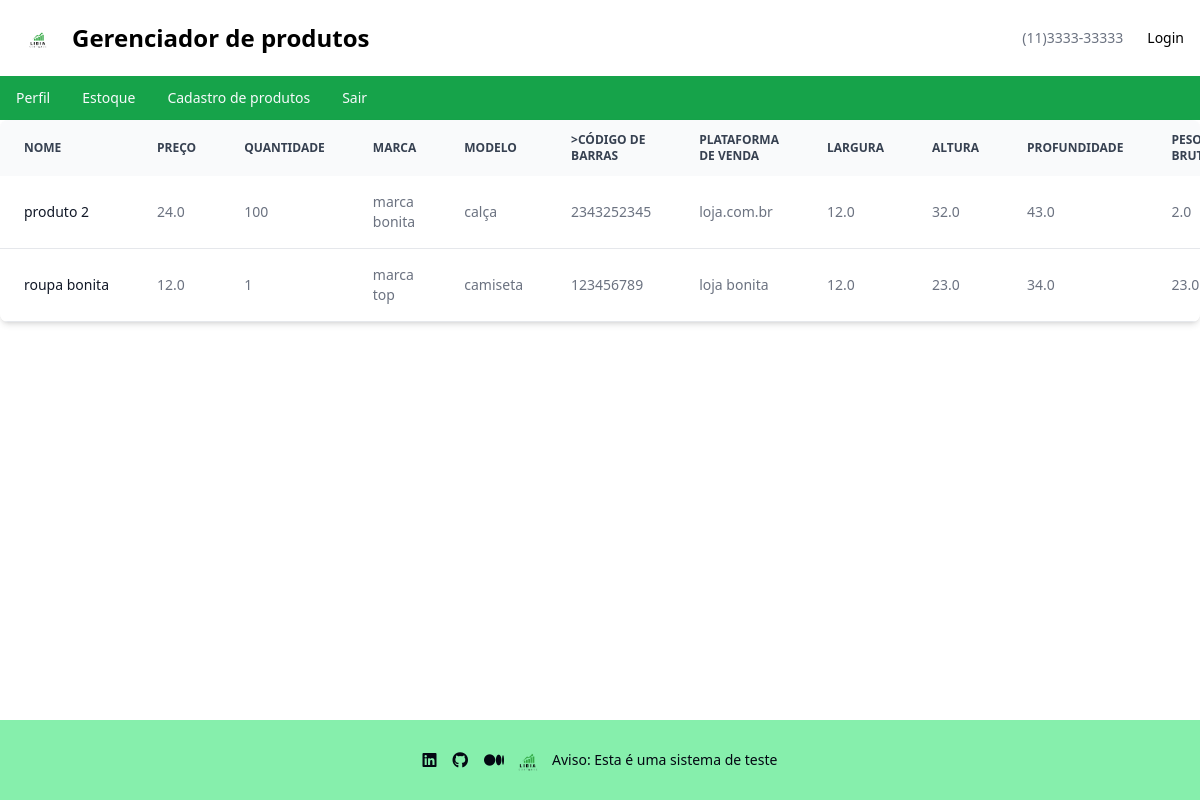
The app's page /Estoque (signed in) with its own data.
### ERP/models.py (models this page shows)
class Produto(database.Model):
    codigo_id = database.Column(database.Integer, primary_key=True)
    dataDeCadastro = database.Column(database.DateTime, nullable=False, default=datetime.utcnow())
    nome = database.Column(database.String, nullable=False)
    preco = database.Column(database.Float)
    quantidade = database.Column(database.Integer)
    marca = database.Column(database.String)
    modelo = database.Column(database.String)
    codigoDeBarras = database.Column(database.String, nullable=False, unique=True)
    plataformaDeVenda = database.Column(database.String)
    largura = database.Column(database.Float)
    altura = database.Column(database.Float)
    profundidade = database.Column(database.Float)
    pesoBruto = database.Column(database.Float)
    pesoLiquido = database.Column(database.Float)
    cadastradoPor = database.Column(database.String)

### ERP/routes.py (the view)
@app.route('/Estoque')
@login_required
def Estoque():
    produtos = Produto.query.order_by(Produto.dataDeCadastro.desc()).all() #para limitar basta colocar [:100]
    return render_template('Estoque.html', produtos=produtos)

### ERP/models.py (called while the page is built)
@login_manager.user_loader
def load_usuario(id_usuario):
    return Usuario.query.get(int(id_usuario))

### ERP/templates/Estoque.html (shortened to what this page needs)
<!DOCTYPE html>
<html lang="pt-BR">
<head>
  <link rel="stylesheet" href="{{url_for('static',filename='/css/output.css')}}">
</head>
<body class="h-screen flex flex-col">
<div class ="flex-1">
<nav class="bg-white border-gray-200">
        <div class="flex flex-wrap justify-between items-center mx-auto max-w-screen-xl p-4">
            <a href="{{url_for('homepage')}}" class="flex items-center space-x-3 rtl:space-x-reverse">
                <img src="../static/fotos_site/logo.png" class="h-11" alt="Logo"/>
                <span class="self-center text-2xl font-semibold whitespace-nowrap ">Gerenciador de produtos</span>
            </a>
            <div class="flex items-center space-x-6 rtl:space-x-reverse">
                <a href="9-9999-8888" class="text-sm  text-gray-500 hover:underline">(11)3333-33333</a>
                <a href="{{url_for('homepage')}}" class="text-sm  text-black-600  hover:underline">Login</a>
            </div>
        </div>
    </nav>
    <nav class="bg-green-600 ">
        <div class="max-w-screen-xl px-4 py-3 mx-auto">
            <div class="flex items-center">
                <ul class="flex flex-row font-medium mt-0 space-x-8 rtl:space-x-reverse text-sm">
                    <li>
                        <a href="{{ url_for('perfil', id_usuario=current_user.id) }}" class="text-slate-50 hover:underline"
                           aria-current="page">Perfil</a>
                    </li>
                    <li>
                        <a href="{{url_for('Estoque')}}" class="text-slate-50  hover:underline">Estoque</a>
                    </li>
                    <li>
                        <a href="{{url_for('cadastro')}}" class="text-slate-50  hover:underline">Cadastro de produtos</a>
                    </li>
                    <li>
                        <a href="{{url_for('logout')}}" class="text-slate-50  hover:underline">Sair</a>
                    </li>
                </ul>
            </div>
        </div>
    </nav>
<div class="relative overflow-x-auto shadow-md sm:rounded-lg">
    <table class="w-full text-sm text-left rtl:text-right text-gray-500 ">
        <thead class="text-xs text-gray-700 uppercase bg-gray-50">
          <tr>
            <th scope="col" class="px-6 py-3">Nome</th>
            <th scope="col" class="px-6 py-3">Preço</th>
            <th scope="col" class="px-6 py-3">Quantidade</th>
            <th scope="col" class="px-6 py-3">Marca</th>
            <th scope="col" class="px-6 py-3">Modelo</th>
            <th scope="col" class="px-6 py-3">>Código de Barras</th>
            <th scope="col" class="px-6 py-3">Plataforma de Venda</th>
            <th scope="col" class="px-6 py-3">Largura</th>
            <th scope="col" class="px-6 py-3">Altura</th>
            <th scope="col" class="px-6 py-3">Profundidade</th>
            <th scope="col" class="px-6 py-3">Peso Bruto</th>
          </tr>
        </thead>
        <tbody>
          {% for produto in produtos %}
          <tr class="bg-white border-b ">
            <th scope="row" class="px-6 py-4 font-medium text-gray-900 whitespace-nowrap ">{{ produto.nome }}</th>
            <td class="px-6 py-4">{{ produto.preco }}</td>
            <td class="px-6 py-4">{{ produto.quantidade }}</td>
            <td class="px-6 py-4">{{ produto.marca }}</td>
            <td class="px-6 py-4">{{ produto.modelo }}</td>
            <td class="px-6 py-4">{{ produto.codigoDeBarras }}</td>
            <td class="px-6 py-4">{{ produto.plataformaDeVenda }}</td>
            <td class="px-6 py-4">{{ produto.largura }}</td>
            <td class="px-6 py-4">{{ produto.altura }}</td>
            <td class="px-6 py-4">{{ produto.profundidade }}</td>
            <td class="px-6 py-4">{{ produto.pesoBruto }}</td>
          </tr>
        </tbody>
      {% endfor %}
    </table>
</div>
</div>
<footer class="bg-green-300 text-white py-4 ">
    <div class=" container mx-auto flex justify-center items-center">
        <div class="flex space-x-4 h-3/4 ">
            <a href="https://www.linkedin.com/in/francisco-libanio-nascimento/" class="text-gray-950 hover:text-gray-950 "><i class="fab fa-linkedin"></i></a>
            <a href="https://github.com/Francisco-Libanio" class="text-gray-950 hover:text-gray-200"><i class="fab fa-github"></i></a>
            <a href="https://medium.com/@libanio.dev" class="text-gray-950 hover:text-gray-200"><i class="fab fa-medium"></i></a>
        </div>
        <div class="text-center ">
            <img src="../static/fotos_site/logo.png" alt="Logo" class="object-contain h-12 ">
        </div>
        <div>
            <p class="text-gray-950 text-sm">Aviso: Esta é uma sistema de teste</p>
        </div>
    </div>
</footer>
</body>
</html>

### records on screen
Produto: nome "produto 2", preco "24.0", quantidade "100", marca "marca bonita", modelo "calça", codigoDeBarras "2343252345", plataformaDeVenda "loja.com.br", largura "12.0", altura "32.0", profundidade "43.0", pesoBruto "2.0"
Produto: nome "roupa bonita", preco "12.0", quantidade "1", marca "marca top", modelo "camiseta", codigoDeBarras "123456789", plataformaDeVenda "loja bonita", largura "12.0", altura "23.0", profundidade "34.0", pesoBruto "23.0"
